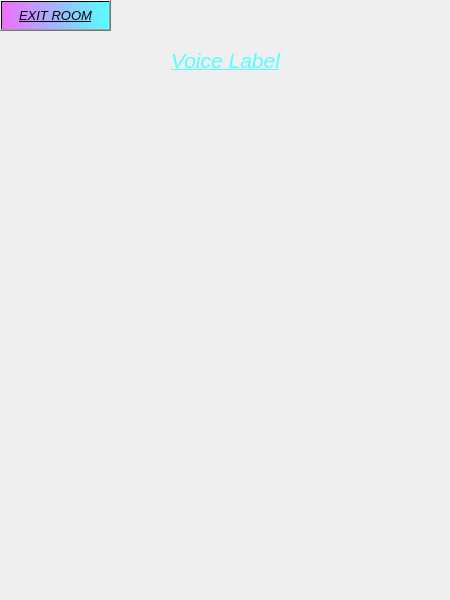
<?xml version="1.0" encoding="UTF-8"?>
<ui version="4.0">
 <class>TextChat</class>
 <widget class="QMainWindow" name="TextChat">
  <property name="geometry">
   <rect>
    <x>0</x>
    <y>0</y>
    <width>450</width>
    <height>600</height>
   </rect>
  </property>
  <property name="windowTitle">
   <string>MainWindow</string>
  </property>
  <widget class="QWidget" name="centralwidget">
   <widget class="QLabel" name="main_bg">
    <property name="geometry">
     <rect>
      <x>-100</x>
      <y>-180</y>
      <width>640</width>
      <height>897</height>
     </rect>
    </property>
    <property name="font">
     <font>
      <family>MV Boli</family>
     </font>
    </property>
    <property name="text">
     <string/>
    </property>
    <property name="pixmap">
     <pixmap>images/main_bg.jpg</pixmap>
    </property>
   </widget>
   <widget class="QLabel" name="label">
    <property name="geometry">
     <rect>
      <x>50</x>
      <y>40</y>
      <width>351</width>
      <height>41</height>
     </rect>
    </property>
    <property name="font">
     <font>
      <pointsize>16</pointsize>
      <italic>true</italic>
      <underline>true</underline>
     </font>
    </property>
    <property name="styleSheet">
     <string notr="true">color: rgb(85, 255, 255);</string>
    </property>
    <property name="text">
     <string>Voice Label</string>
    </property>
    <property name="alignment">
     <set>Qt::AlignCenter</set>
    </property>
   </widget>
   <widget class="QPushButton" name="exit_btn">
    <property name="geometry">
     <rect>
      <x>0</x>
      <y>0</y>
      <width>111</width>
      <height>31</height>
     </rect>
    </property>
    <property name="font">
     <font>
      <pointsize>10</pointsize>
      <italic>true</italic>
      <underline>true</underline>
     </font>
    </property>
    <property name="styleSheet">
     <string notr="true">background-color: qlineargradient(spread:pad, x1:0, y1:0, x2:1, y2:0, stop:0 rgb(239, 110, 254), stop:1 rgb(85, 255, 255));</string>
    </property>
    <property name="text">
     <string>EXIT ROOM</string>
    </property>
    <property name="iconSize">
     <size>
      <width>40</width>
      <height>30</height>
     </size>
    </property>
    <property name="checkable">
     <bool>false</bool>
    </property>
    <property name="default">
     <bool>false</bool>
    </property>
   </widget>
  </widget>
 </widget>
 <resources/>
 <connections/>
</ui>
